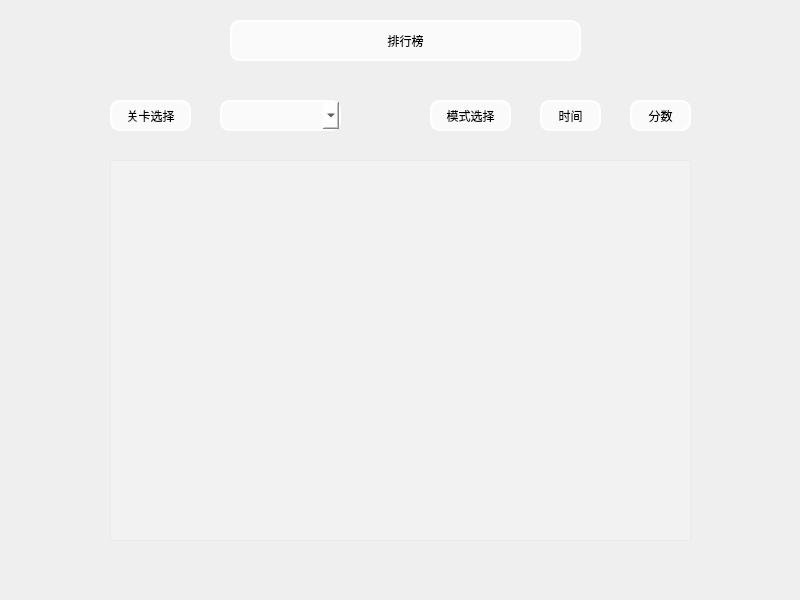
<?xml version="1.0" encoding="UTF-8"?>
<ui version="4.0">
 <class>Ranking</class>
 <widget class="QWidget" name="Ranking">
  <property name="geometry">
   <rect>
    <x>0</x>
    <y>0</y>
    <width>800</width>
    <height>600</height>
   </rect>
  </property>
  <property name="minimumSize">
   <size>
    <width>800</width>
    <height>600</height>
   </size>
  </property>
  <property name="maximumSize">
   <size>
    <width>800</width>
    <height>600</height>
   </size>
  </property>
  <property name="windowTitle">
   <string>Form</string>
  </property>
  <property name="styleSheet">
   <string notr="true">background-image: url(:/images/resource/picture/背景.jpg);
                         background-repeat: no-repeat;
                         background-position: center;
</string>
  </property>
  <widget class="QComboBox" name="chooseMap">
   <property name="geometry">
    <rect>
     <x>220</x>
     <y>100</y>
     <width>121</width>
     <height>31</height>
    </rect>
   </property>
   <property name="styleSheet">
    <string notr="true">background: transparent;
font: 10pt &quot;Microsoft YaHei UI&quot;;
color: rgb(0 , 0, 0);
background: rgba(255, 255, 255, 180); /* 半透明白色背景 */
            border: 2px solid white; /* 白色实线边框 */
            border-radius: 10px; /* 圆角边框 */
            padding: 2px 4px;</string>
   </property>
  </widget>
  <widget class="QLabel" name="tips">
   <property name="geometry">
    <rect>
     <x>110</x>
     <y>100</y>
     <width>81</width>
     <height>31</height>
    </rect>
   </property>
   <property name="baseSize">
    <size>
     <width>60</width>
     <height>30</height>
    </size>
   </property>
   <property name="styleSheet">
    <string notr="true">background: transparent;
font: 10pt &quot;Microsoft YaHei UI&quot;;
color: rgb(0, 0, 0);
background: rgba(255, 255, 255, 180); /* 半透明白色背景 */
            border: 2px solid white; /* 白色实线边框 */
            border-radius: 10px; /* 圆角边框 */
            padding: 2px 4px;</string>
   </property>
   <property name="text">
    <string>关卡选择</string>
   </property>
   <property name="alignment">
    <set>Qt::AlignCenter</set>
   </property>
  </widget>
  <widget class="QLabel" name="Title">
   <property name="geometry">
    <rect>
     <x>230</x>
     <y>20</y>
     <width>351</width>
     <height>41</height>
    </rect>
   </property>
   <property name="styleSheet">
    <string notr="true">background: transparent;
font: 16pt &quot;Microsoft YaHei UI&quot;;
color: rgb(0, 0, 0);
background: rgba(255, 255, 255, 180); /* 半透明白色背景 */
            border: 2px solid white; /* 白色实线边框 */
            border-radius: 10px; /* 圆角边框 */
            padding: 2px 4px;</string>
   </property>
   <property name="text">
    <string>排行榜</string>
   </property>
   <property name="alignment">
    <set>Qt::AlignCenter</set>
   </property>
  </widget>
  <widget class="QTableView" name="view">
   <property name="geometry">
    <rect>
     <x>110</x>
     <y>160</y>
     <width>581</width>
     <height>381</height>
    </rect>
   </property>
   <property name="minimumSize">
    <size>
     <width>500</width>
     <height>350</height>
    </size>
   </property>
   <property name="maximumSize">
    <size>
     <width>600</width>
     <height>400</height>
    </size>
   </property>
   <property name="styleSheet">
    <string notr="true">background: transparent;
font: 16pt &quot;Microsoft YaHei UI&quot;;
color: rgb(0 , 0, 0);
background: rgba(255, 255, 255, 50); /* 半透明白色背景 */
            padding: 2px 4px;</string>
   </property>
  </widget>
  <widget class="QLabel" name="kind">
   <property name="geometry">
    <rect>
     <x>430</x>
     <y>100</y>
     <width>81</width>
     <height>31</height>
    </rect>
   </property>
   <property name="styleSheet">
    <string notr="true">background: transparent;
font: 10pt &quot;Microsoft YaHei UI&quot;;
color: rgb(0, 0, 0);
background: rgba(255, 255, 255, 180); /* 半透明白色背景 */
            border: 2px solid white; /* 白色实线边框 */
            border-radius: 10px; /* 圆角边框 */
            padding: 2px 4px;</string>
   </property>
   <property name="text">
    <string>模式选择</string>
   </property>
   <property name="alignment">
    <set>Qt::AlignCenter</set>
   </property>
  </widget>
  <widget class="QPushButton" name="timeBtn">
   <property name="geometry">
    <rect>
     <x>540</x>
     <y>100</y>
     <width>61</width>
     <height>31</height>
    </rect>
   </property>
   <property name="styleSheet">
    <string notr="true">background: transparent;
font: 10pt &quot;Microsoft YaHei UI&quot;;
color: rgb(0, 0, 0);
background: rgba(255, 255, 255, 180); /* 半透明白色背景 */
            border: 2px solid white; /* 白色实线边框 */
            border-radius: 10px; /* 圆角边框 */
            padding: 2px 4px;</string>
   </property>
   <property name="text">
    <string>时间</string>
   </property>
  </widget>
  <widget class="QPushButton" name="scoreBtn">
   <property name="geometry">
    <rect>
     <x>630</x>
     <y>100</y>
     <width>61</width>
     <height>31</height>
    </rect>
   </property>
   <property name="styleSheet">
    <string notr="true">background: transparent;
font: 10pt &quot;Microsoft YaHei UI&quot;;
color: rgb(0, 0, 0);
background: rgba(255, 255, 255, 180); /* 半透明白色背景 */
            border: 2px solid white; /* 白色实线边框 */
            border-radius: 10px; /* 圆角边框 */
            padding: 2px 4px;</string>
   </property>
   <property name="text">
    <string>分数</string>
   </property>
  </widget>
 </widget>
 <resources/>
 <connections/>
</ui>
